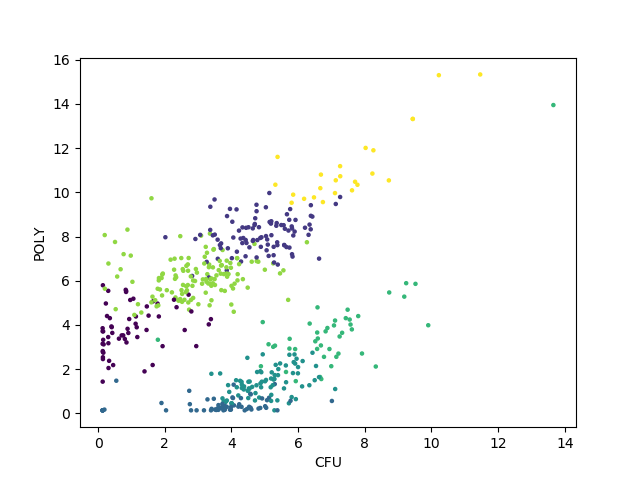

Recreate this plot in Python.
#!/usr/bin/env python3

import sys
from scipy.cluster.hierarchy import ward, dendrogram, linkage, leaves_list
import numpy as np
from matplotlib import pyplot as plt
from scipy.spatial.distance import pdist
import pandas as pd
import seaborn as sns
from sklearn.cluster import KMeans

data = []

for line in open(sys.argv[1]):
	fields = line.rstrip("\r\n").split()
	gene = fields[0]
	cfu =  fields[1]
	poly = fields[2]
	data.append([cfu, poly])
	
d = pd.read_csv('hema_data.txt', sep="\t", index_col='gene')
df = pd.DataFrame(data=d)

kmeans = KMeans(n_clusters = 7)
kmeans.fit(df)
y_kmeans = kmeans.predict(df)


fig = plt.figure()
plt.title("")
plt.scatter(df["CFU"], df["poly"], c=y_kmeans, s=5, cmap = "viridis")

plt.xlabel("CFU")
plt.ylabel("POLY")
plt.savefig("kmeans.png")
plt.close(fig)